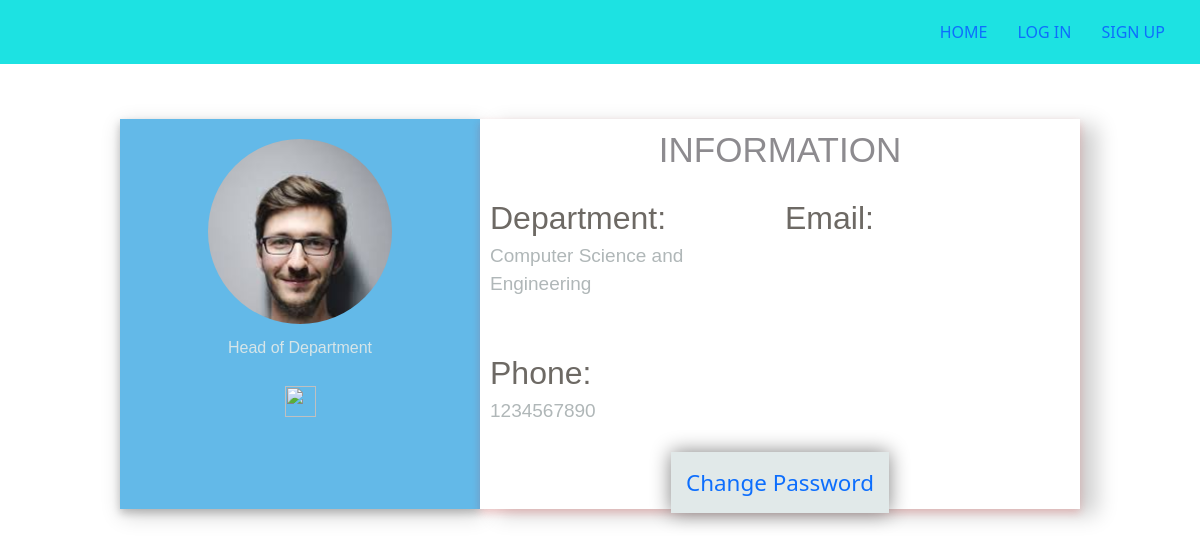
The page /profile/asus/ on the database its author committed.
### allocator/models.py (models this page shows, shortened)
class Profile(models.Model):
    user = models.ForeignKey(User,on_delete = models.CASCADE)
    department = models.CharField(max_length=100,choices= department_choices)
    phone_number = models.PositiveIntegerField()
    designation = models.CharField(max_length=100,choices=designation_choices)
    employee_number = models.CharField(unique=True,max_length = 10,null=True,blank=True)

### allocator/views.py (the view)
# urls.py: path('profile/<str:username>/',views.profile_page,name="profile"),
def profile_page(request,username):
	user = User.objects.get(username=username)
	profile = Profile.objects.get(user=user)
	params = {
		'profile':profile,
		'requested_user':user,
	}
	return render(request,'profile.html',params)

### allocator/preprocessor.py (called while the page is built)
def preload_infos(request):
    if request.user.is_authenticated:
        profile = Profile.objects.get(user = request.user)
        return {'profile':profile}
    return {}

### templates/profile.html (shortened to what this page needs)
{% extends 'base.html' %}
{% block content %}
<div class="profile">
    <div class="header">
        <div class="profilePic">
        </div>
        <div class="designation">
            {{ profile.get_designation_display }}
        </div>
        <div class="button">
            <a href="#" class="edit"><img src="/84380.svg" alt=""></a>
        </div>
    </div>
    <div class="mid">
        <div class="head">
            INFORMATION
        </div>
        <div class="firstrow">
            <div class="department">
                Department:
                <p class="feed">{{ profile.get_department_display }}</p>
            </div>
            <div class="email">
                Email:
            </div>
        </div>
        <div class="secondrow">
            <div class="phno">
                Phone:
                <p class="feed"> {{profile.phone_number}} </p>
            </div>
        </div>
        <div id="button-container">
            <a href="{% url 'password_change' %}"> Change Password </a>
        </div>
    </div>
</div>
{% endblock %}

### static/css/index.css (style rules this page uses)
* { margin:0; padding:0; }

### static/css/profile.css (style rules this page uses)
* { box-sizing: border-box; }
body { margin: 0; background-color: rgb(203, 216, 214); }
.profile { display: flex; flex-wrap: nowrap; height: 500px; align-items: center; justify-content: center; }
.profile .header { display: flex; flex-direction: column; align-items: center; width: 30%; height: 78%; background-color: rgb(99, 185, 232); padding: 20px; box-shadow: 0px 4px 8px 0 rgba(0, 0, 0, 0.2), 2px 6px 20px 0 rgba(0, 0, 0, 0.19); }
.profile .mid { display: flex; flex-direction: column; width: 50%; height: 78%; background-color: white; box-shadow: 0 4px 8px 0 rgba(226, 28, 28, 0.2), 17px 6px 20px 0 rgba(0, 0, 0, 0.19); margin: 0px; }
.profile .profilePic { border-radius: 50%; width: 184px; height: 185px; background-image: url("/index.jpg"); background-size: cover; }
.profile .designation { font-family: 'PT Sans', sans-serif; color: rgb(214, 229, 232); }
.profile .button img { margin: 26px; width: 31px; height: 31px; }
.profile .head { width: 100%; height: 15%; font-size: 35px; text-align: center; padding-top: 5px; font-family: 'Oswald', sans-serif; color: rgb(141, 139, 143); }
.profile .firstrow { display: flex; flex-direction: row; width: 100%; height: 44%; font-family: 'Oswald', sans-serif; color: rgb(109, 105, 100); font-size: 32px; padding-left: 10px; padding-top: 16px; }
.profile .department { width: 50%; }
.profile .secondrow { display: flex; flex-direction: row; width: 100%; height: 30%; font-family: 'Oswald', sans-serif; color: rgb(109, 105, 100); font-size: 32px; padding-left: 10px; }
.profile .phno { width: 50%; }
.profile .email { width: 50%; }
.profile .feed { font-family: Arial, Helvetica, sans-serif; color: rgb(176, 183, 184); font-size: 19px; word-wrap: break-word; padding-right: 10px; }

### templates/profile.html (style rules this page uses)
#button-container { text-align: center; }
#button-container a { text-decoration: none; margin:0px 20px; font-size: 1.4em; background:rgb(225, 233, 233); padding:15px; box-shadow:0 0 20px grey; }

### rows shown on the page
Profile: designation "Head of Department", department "Computer Science and Engineering", phone_number "1234567890"
